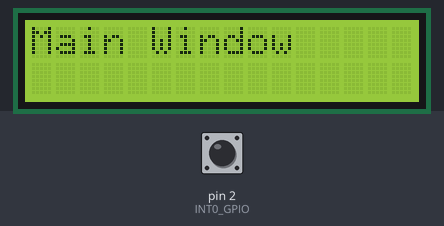
Bench run of a sketch on a simulated Arduino Uno, built with avr-gcc and run on an emulated ATmega328P. On the bench: 16×2 character LCD. The test bench sets the inputs (shaded band); at power-on: pin 2 (INT0_GPIO) HIGH.

Above: at 1.2 s.
1.3 s: pin 2 (INT0_GPIO) pulled LOW for 0.15 s
At 2.6 s:
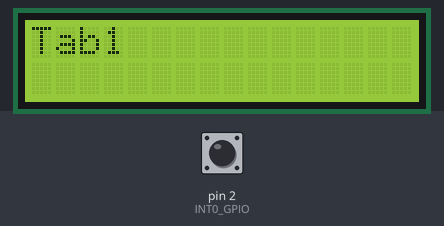
3.0 s: pin 2 (INT0_GPIO) pulled LOW for 1 s
At 4.0 s:
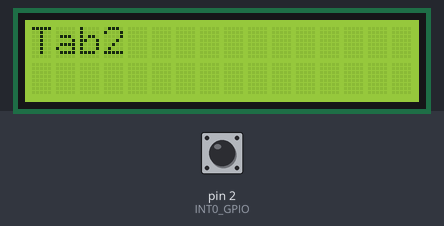
5.5 s: pin 2 (INT0_GPIO) pulled LOW for 0.15 s
At 6.2 s:
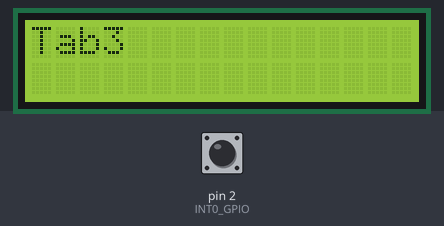
7.1 s: pin 2 (INT0_GPIO) pulled LOW for 3.2 s
At 8.2 s:
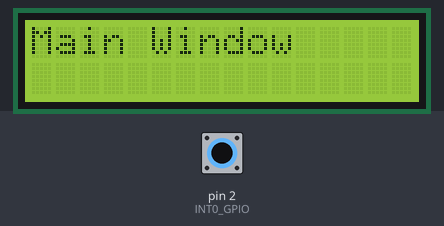
Timing chart, 0 to 10.1 s (numbered marks = the images above; inputs shaded):
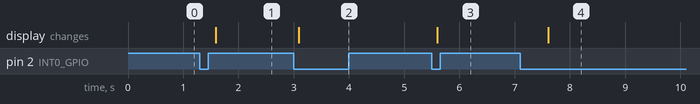

The sketch:

LCD_I2C_Display_Demo_V1.ino
```cpp
#include <Wire.h>
#include <LiquidCrystal_PCF8574.h>

LiquidCrystal_PCF8574 lcd(0x3f);  // set the LCD address to 0x27 for a 16 chars and 2 line display
#define INT0_GPIO 2
volatile byte menu = 0;
byte prev_menu = 6;

void setup()
{

  //--------------LCD init--------------//
  lcd.begin(16, 2); // initialize the LCD
  lcd.setBacklight(255);

  //--------------Tab Button--------------//
  pinMode(INT0_GPIO, INPUT_PULLUP);
  attachInterrupt(INT0, new_menu, FALLING);

} // setup()


//--------------Tab Interrupt--------------//
void new_menu ()
{
  menu ++;
  // killing some time to reduce switching noise
  for(int i = 0; i < 10000; i++);
}
//----------------------------------------//


void loop()
{
    if(menu > 3)
      menu = 0;

    if(menu == 0 && prev_menu != 0)
    {
      lcd.clear();
      lcd.print("Main Window");
    }
    if(menu == 1 && prev_menu != 1)
    {
      lcd.clear();
      lcd.print("Tab1");
    }
    if(menu == 2 && prev_menu != 2)
    {
      lcd.clear();
      lcd.print("Tab2");
    }
    if(menu == 3 && prev_menu != 3)
    {
      lcd.clear();
      lcd.print("Tab3");
    }
    prev_menu = menu;


    delay(500);

/*
    lcd.clear();
    lcd.setCursor(0, 0);
    lcd.print("*** first line.");
    lcd.setCursor(0, 1);
    lcd.print("*** second line.");
*/

} // loop()
```

Measured:
- after the input at 1.3 s, the display: changes after 0.28 s (image 1)
- after the input at 3.0 s, the display: changes after 0.09 s (image 2)
- after the input at 5.5 s, the display: changes after 0.10 s (image 3)
- after the input at 7.1 s, the display: changes after 0.51 s (image 4)
